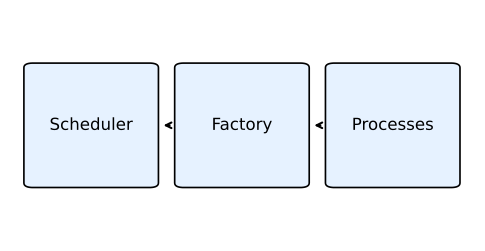

Python code for this plot:
import matplotlib
matplotlib.use('Agg')
import matplotlib.pyplot as plt
from matplotlib.patches import FancyBboxPatch, Arrow

fig, ax = plt.subplots(figsize=(6,3))
ax.axis('off')

# Draw three boxes representing system components
boxes = [((0.05,0.25), 0.25, 0.5, 'Scheduler'),
         ((0.375,0.25), 0.25, 0.5, 'Factory'),
         ((0.7,0.25), 0.25, 0.5, 'Processes')]

for (x,y), w, h, label in boxes:
    rect = FancyBboxPatch((x,y), w, h, boxstyle='round,pad=0.02', linewidth=1.2,
                         edgecolor='black', facecolor='#e6f2ff')
    ax.add_patch(rect)
    ax.text(x+w/2, y+h/2, label, ha='center', va='center', fontsize=12)

# Draw arrows between boxes
ax.annotate('', xy=(0.325,0.5), xytext=(0.35,0.5), arrowprops=dict(arrowstyle='->', lw=1.5))
ax.annotate('', xy=(0.65,0.5), xytext=(0.675,0.5), arrowprops=dict(arrowstyle='->', lw=1.5))

ax.set_xlim(0,1)
ax.set_ylim(0,1)

plt.savefig('figures/fig_system_model.pdf', bbox_inches='tight')
plt.savefig('figures/fig_system_model.png', bbox_inches='tight', dpi=150)
print('Generated figures/fig_system_model.pdf and .png')
